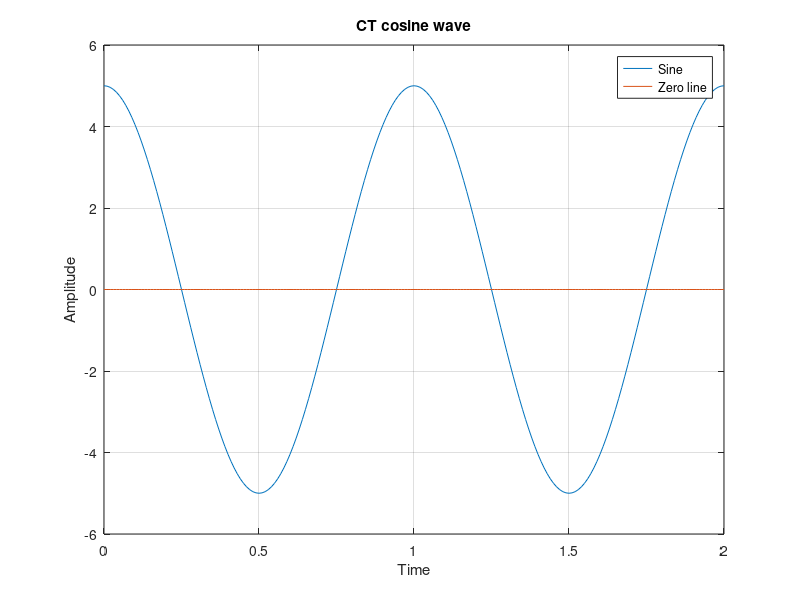

Here is the MATLAB script that generated this plot:
t = 0:0.01:2;
a = 5;
f = 1;

y1 = a * cos(2 * pi * f * t);
x = t;
plot(x, y1);
hold on;
plot(t, zeros(size(t)))

title("CT cosine wave")
xlabel("Time");
ylabel("Amplitude");
legend("Sine", "Zero line");
grid on;
